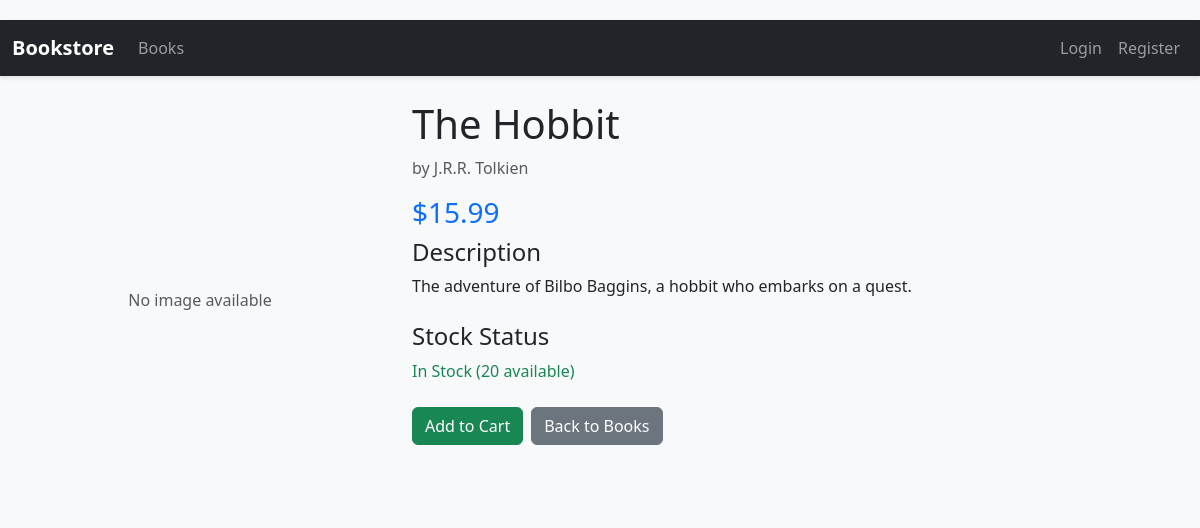
Before: /book/5/ with the older database file.
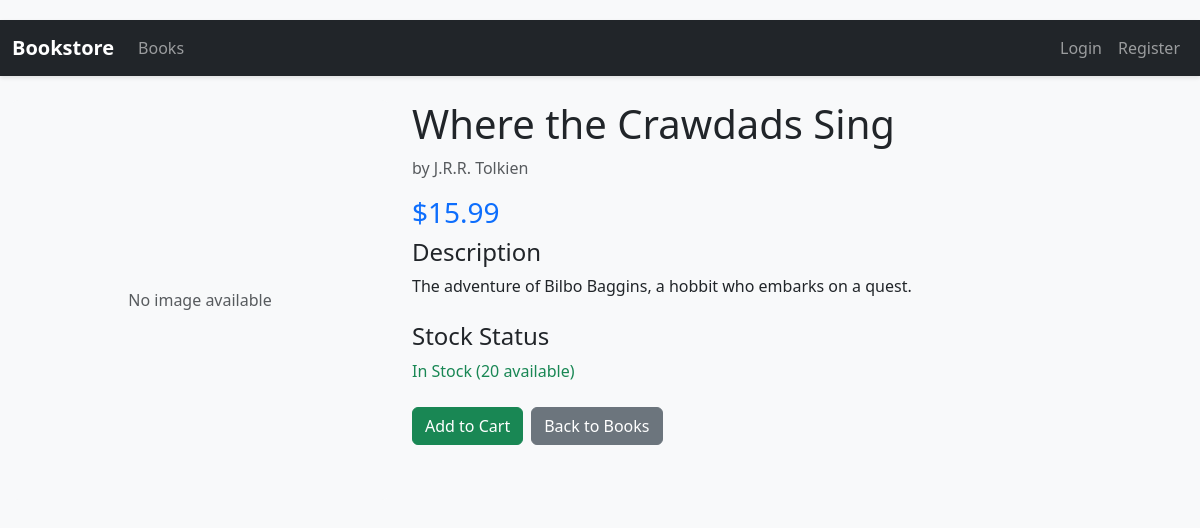
After: the same page with the newer database file.
### store/models.py (models this page shows, shortened)
class Book(models.Model):
    title = models.CharField(max_length=200)
    author = models.CharField(max_length=100)
    description = models.TextField()
    price = models.DecimalField(max_digits=10, decimal_places=2)
    stock = models.PositiveIntegerField(default=0)
    cover_image = models.ImageField(upload_to='book_covers/', null=True, blank=True)
    created_at = models.DateTimeField(auto_now_add=True)
    updated_at = models.DateTimeField(auto_now=True)
    class Meta:
        ordering = ['-created_at']

### store/views.py (the view)
# urls.py: path('book/<int:pk>/', views.BookDetailView.as_view(), name='book_detail'),
class BookDetailView(DetailView):
    model = Book
    template_name = 'store/book_detail.html'
    context_object_name = 'book'

### store/templates/store/book_detail.html (shortened to what this page needs)
{% extends 'store/base.html' %}
{% block content %}
<div class="row">
    <div class="col-md-4">
        {% if book.cover_image %}
        <img src="{{ book.cover_image.url }}" class="img-fluid rounded" alt="{{ book.title }}">
        {% else %}
        <div class="bg-light rounded d-flex align-items-center justify-content-center" style="height: 400px;">
            <span class="text-muted">No image available</span>
        </div>
        {% endif %}
    </div>
    <div class="col-md-8">
        <h1>{{ book.title }}</h1>
        <p class="text-muted">by {{ book.author }}</p>
        <h3 class="text-primary">${{ book.price }}</h3>
        <div class="mb-4">
            <h4>Description</h4>
            <p>{{ book.description }}</p>
        </div>
        <div class="mb-4">
            <h4>Stock Status</h4>
            {% if book.stock > 0 %}
            <p class="text-success">In Stock ({{ book.stock }} available)</p>
            {% else %}
            <p class="text-danger">Out of Stock</p>
            {% endif %}
        </div>
        <div class="d-flex gap-2">
            {% if book.stock > 0 %}
            <a href="{% url 'store:add_to_cart' book.pk %}" class="btn btn-success">Add to Cart</a>
            {% endif %}
            <a href="{% url 'store:book_list' %}" class="btn btn-secondary">Back to Books</a>
        </div>
    </div>
</div>
{% endblock %}

Changed rows visible on the page:
changed Book "J.R.R. Tolkien": title "The Hobbit" → "Where the Crawdads Sing"
